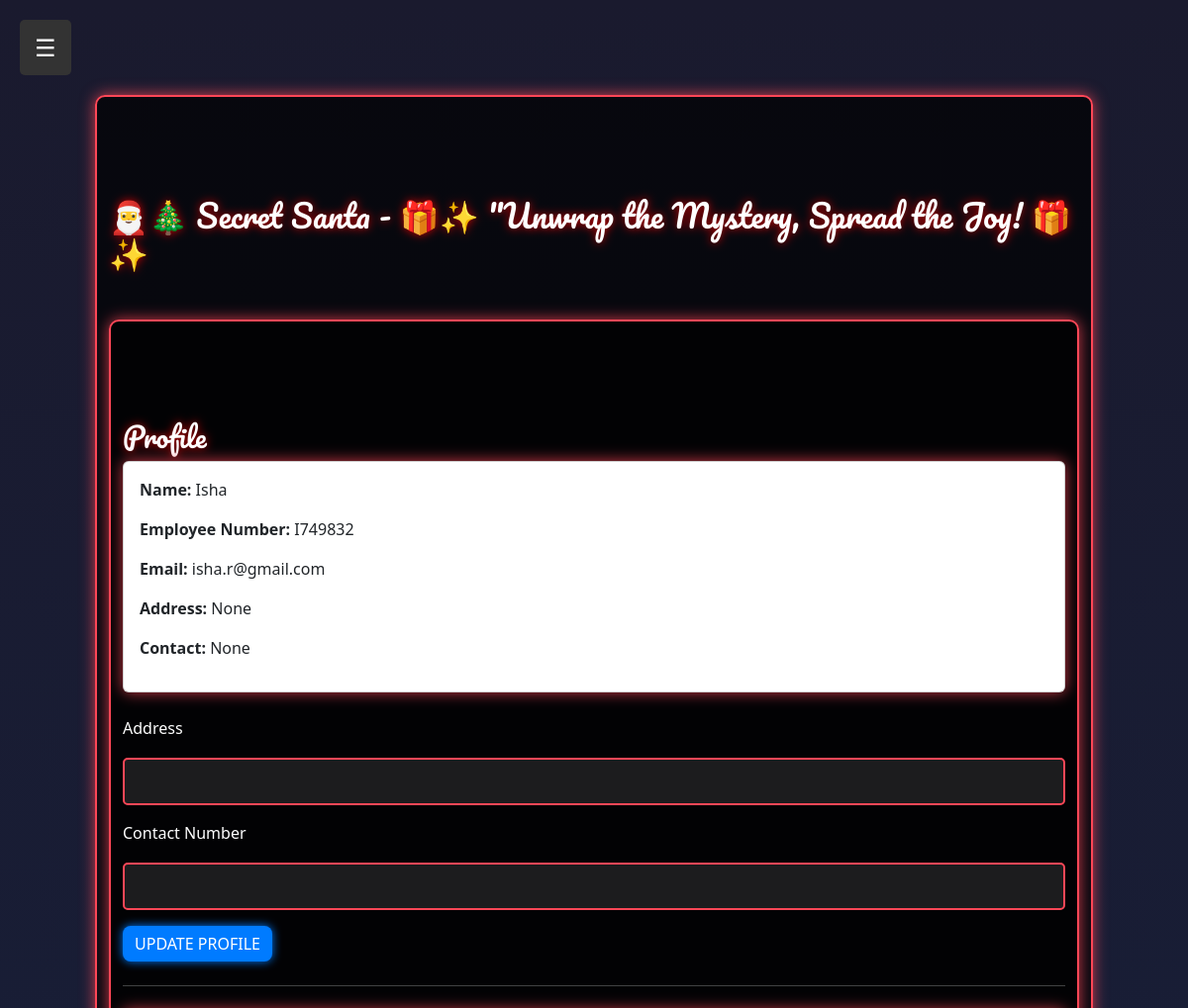
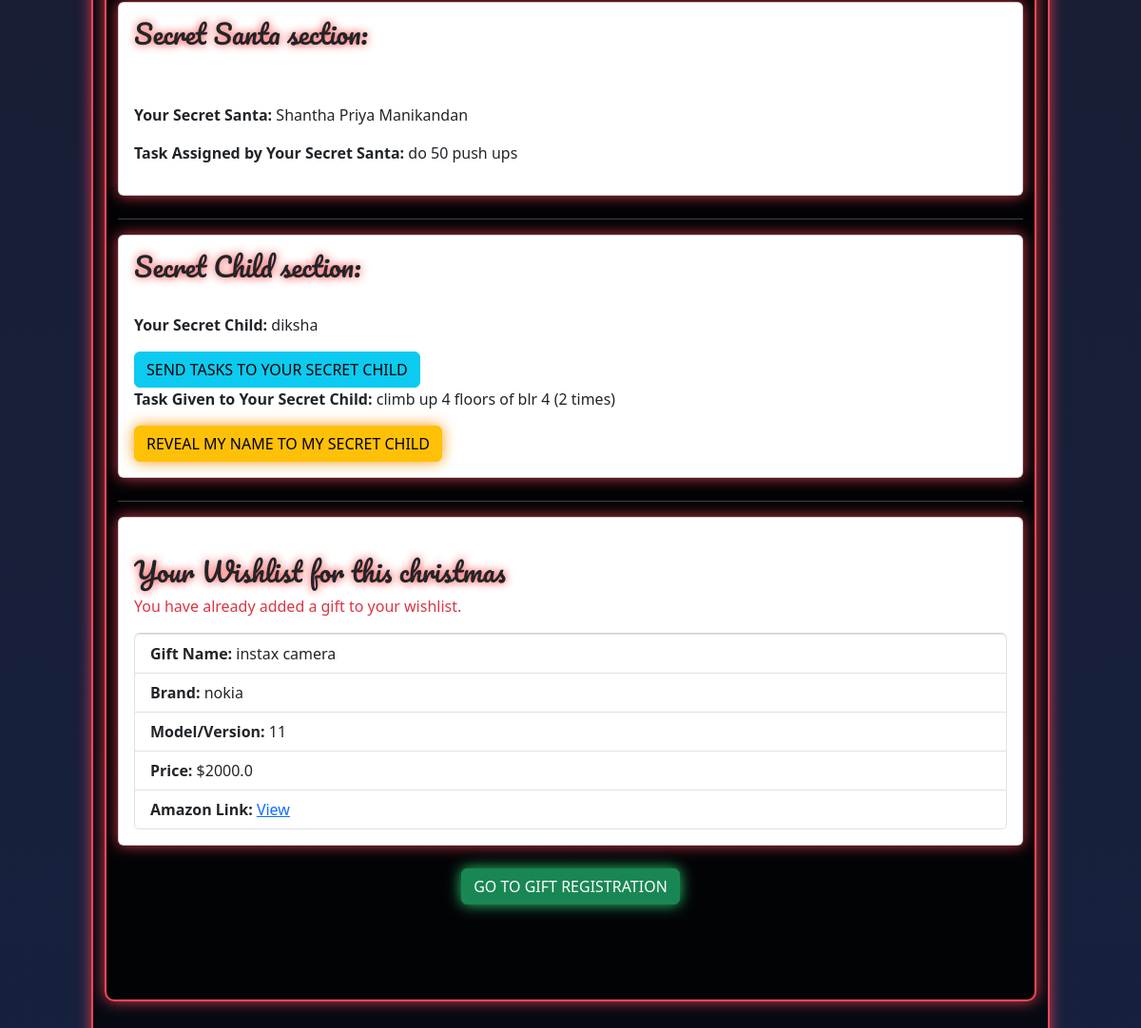
The app's page /profile/ (signed in) with its own data (2 pictures, top to bottom).
### models.py (models this page shows, shortened)
class User(db.Model, UserMixin):
    id = db.Column(db.Integer, primary_key=True)
    name = db.Column(db.String(100), nullable=False)
    employee_number = db.Column(db.String(50), unique=True, nullable=False)
    email = db.Column(db.String(150), unique=True, nullable=False)
    password_hash = db.Column(db.String(255), nullable=False)
    address = db.Column(db.String(255), nullable=True)
    contact = db.Column(db.String(50), nullable=True)
    wishlist_items = db.relationship("Wishlist", back_populates="user", cascade="all, delete-orphan")
    santa_gifts = db.relationship("GiftLock", foreign_keys="GiftLock.santa_id", back_populates="santa", cascade="all, delete-orphan")
    child_gifts = db.relationship("GiftLock", foreign_keys="GiftLock.child_id", back_populates="child", cascade="all, delete-orphan")

class Task(db.Model):
    id = db.Column(db.Integer, primary_key=True)
    santa_id = db.Column(db.Integer, db.ForeignKey("user.id"), nullable=False)
    child_id = db.Column(db.Integer, db.ForeignKey("user.id"), nullable=False)
    task = db.Column(db.String(500), nullable=False)
    completed = db.Column(db.Boolean, default=False)
    santa = db.relationship("User", foreign_keys=[santa_id], backref="tasks_given")
    child = db.relationship("User", foreign_keys=[child_id], backref="tasks_received")

class Wishlist(db.Model):
    id = db.Column(db.Integer, primary_key=True)
    user_id = db.Column(db.Integer, db.ForeignKey("user.id"), nullable=False)
    gift_name = db.Column(db.String(200), nullable=False)
    brand = db.Column(db.String(100), nullable=True)
    model_version = db.Column(db.String(100), nullable=True)
    price = db.Column(db.Float, nullable=True)
    amazon_link = db.Column(db.String(300), nullable=True)
    user = db.relationship("User", back_populates="wishlist_items")
    gift_locks = db.relationship("GiftLock", back_populates="gift", cascade="all, delete-orphan")

### routes/profile.py (the view, shortened to what this page needs)
@profile_bp.route("/", methods=["GET", "POST"])
@login_required
def profile():
    profile_form = ProfileForm()
    wishlist_form = WishlistForm()
    wishlist_gift = Wishlist.query.filter_by(user_id=current_user.id).first()
    gift_lock = GiftLock.query.filter_by(santa_id=current_user.id).first()
    secret_child_name = None
    task_given_to_child = None
    secret_santa = None
    task_received_from_santa = None
    if gift_lock:
        secret_child = User.query.get(gift_lock.child_id)
        secret_child_name = secret_child.name if secret_child else None
        task_given_to_child = Task.query.filter_by(santa_id=current_user.id, child_id=gift_lock.child_id).first()
    received_gift = GiftLock.query.filter_by(child_id=current_user.id).first()
    if received_gift and received_gift.revealed:
        secret_santa = User.query.get(received_gift.santa_id)  # Fetch Secret Santa object
        task_received_from_santa = Task.query.filter_by(santa_id=received_gift.santa_id, child_id=current_user.id).first()
    if request.method == "GET":
        profile_form.address.data = current_user.address
        profile_form.contact.data = current_user.contact
    return render_template("profile.html",
    user=current_user,
    profile_form=profile_form,
    wishlist_form=wishlist_form,
    wishlist_gift=wishlist_gift,
    secret_child_name=secret_child_name,
    task_given_to_child=task_given_to_child,
    gift_lock=gift_lock,
    secret_santa=secret_santa,
    task_received_from_santa=task_received_from_santa)

### routes/forms.py
class ProfileForm(FlaskForm):
    address = StringField("Address", validators=[DataRequired()])
    contact = StringField("Contact Number", validators=[DataRequired()])
    submit = SubmitField("Update Profile")

class WishlistForm(FlaskForm):
    gift_name = StringField("Gift Name", validators=[DataRequired()])
    brand = StringField("Brand", validators=[Optional()])
    model_version = StringField("Model/Version", validators=[Optional()])
    price = DecimalField("Price (in USD)", validators=[Optional()], widget=NumberInput())
    amazon_link = URLField("Amazon Link", validators=[Optional()])
    submit = SubmitField("Add to Wishlist")

### app.py (called while the page is built)
def create_app():
    app = Flask(__name__)
    app.config.from_object(Config)
    app.config['SQLALCHEMY_TRACK_MODIFICATIONS'] = False
    db.init_app(app)
    bcrypt.init_app(app)
    login_manager.init_app(app)
    login_manager.login_view = "auth.login"
    Migrate(app, db)
    app.register_blueprint(auth_bp, url_prefix="/auth")
    app.register_blueprint(profile_bp, url_prefix="/profile")  # ✅ Register profile blueprint
    app.register_blueprint(gifts_bp, url_prefix='/gifts')
    @login_manager.user_loader
    def load_user(user_id):
        return User.query.get(int(user_id))
    return app

### templates/profile.html (shortened to what this page needs)
{% extends "base.html" %}
{% block content %}
<h2>🎅🎄 Secret Santa - 🎁✨ "Unwrap the Mystery, Spread the Joy! 🎁✨</h2>
<div class="container mt-5">
    <h3> Profile </h3>
    <div class="card p-3 mb-4">
        <p><strong>Name:</strong> {{ user.name }}</p>
        <p><strong>Employee Number:</strong> {{ user.employee_number }}</p>
        <p><strong>Email:</strong> {{ user.email }}</p>
        <p><strong>Address:</strong> {{ user.address }}</p>
        <p><strong>Contact:</strong> {{ user.contact }}</p>
    </div>
    <form method="POST" action="{{ url_for('profile_bp.profile') }}">
        <div class="mb-3">
            {{ profile_form.address.label(class="form-label") }}
            {{ profile_form.address(class="form-control") }}
        </div>
        <div class="mb-3">
            {{ profile_form.contact.label(class="form-label") }}
            {{ profile_form.contact(class="form-control") }}
        </div>
        <button name="submit" type="submit" class="btn btn-primary">Update Profile</button>
    </form>
    <hr class="my-4">
    <div class="card p-3 mb-4">
    <h3>Secret Santa section:</h3>
    <br>
    {% if secret_santa %}
    <div class="mt-4">
        <p><strong>Your Secret Santa:</strong> {{ secret_santa.name }}</p>
        {% if task_received_from_santa %}
            <p><strong>Task Assigned by Your Secret Santa:</strong> {{ task_received_from_santa.task }}</p>
        {% else %}
            <p class="text-warning">Your Secret Santa has not assigned a task yet.</p>
        {% endif %}
    </div>
    {% else %}
    <p class="text-warning">Your Secret Santa has not revealed their identity yet.</p>
    {% endif %}
    </div>
    <hr>
    <div class="card p-3 mb-4">
    <h3>Secret Child section:</h3>
    <br>
    {% if secret_child_name %}
        <p><strong>Your Secret Child:</strong> {{ secret_child_name }}</p>
        <form method="POST" action="{{ url_for('profile_bp.send_task_to_secret_child') }}">
            <button type="submit" class="btn btn-info">Send Tasks to Your Secret Child</button>
        </form>
        {% if task_given_to_child %}
            <p><strong>Task Given to Your Secret Child:</strong> {{ task_given_to_child.task }}</p>
        {% endif %}
        <form method="POST" action="{{ url_for('profile_bp.reveal_secret_santa') }}">
            <button type="submit" class="btn btn-warning">Reveal My Name to My Secret Child</button>
        </form>
    {% else %}
        <p class="text-danger">You have not locked a gift yet. Go to the Gift Registration page to lock a gift.</p>
    {% endif %}
    </div>
    <hr>
    <div class="card p-3 mb-4">
    <h3 class="mt-4">Your Wishlist for this christmas </h3>
    {% if wishlist_gift %}
        <p class="text-danger">You have already added a gift to your wishlist.</p>
        <ul class="list-group">
            <li class="list-group-item"><strong>Gift Name:</strong> {{ wishlist_gift.gift_name }}</li>
            {% if wishlist_gift.brand %}
                <li class="list-group-item"><strong>Brand:</strong> {{ wishlist_gift.brand }}</li>
            {% endif %}
            {% if wishlist_gift.model_version %}
                <li class="list-group-item"><strong>Model/Version:</strong> {{ wishlist_gift.model_version }}</li>
            {% endif %}
            {% if wishlist_gift.price %}
                <li class="list-group-item"><strong>Price:</strong> ${{ wishlist_gift.price }}</li>
            {% endif %}
            {% if wishlist_gift.amazon_link %}
                <li class="list-group-item"><strong>Amazon Link:</strong>
                    <a href="{{ wishlist_gift.amazon_link }}" target="_blank">View</a>
                </li>
            {% endif %}
        </ul>
    {% endif %}
    </div>
    <div class="mt-4 text-center">
        <a href="{{ url_for('gifts.view_gift_pool') }}" class="btn btn-success">Go to Gift Registration</a>
    </div>
</div>
{% endblock %}

### templates/base.html (shortened to what this page needs)
<!DOCTYPE html>
<html lang="en">
<head>
    <link rel="stylesheet" type="text/css" href="{{ url_for('static', filename='style.css') }}">
    <link rel="stylesheet" href="https://cdn.jsdelivr.net/npm/bootstrap@5.3.0/dist/css/bootstrap.min.css">
</head>
<body>
    <button class="open-sidebar-btn" onclick="openSidebar()">☰</button>
    <div id="content" class="content">
        <div class="container">
            {% block content %}{% endblock %}
        </div>
    </div>
</body>
</html>

### static/style.css (style rules this page uses)
body { background: linear-gradient(to bottom, #1a1a2e, #16213e); color: white; font-family: 'Poppins', sans-serif; text-align: center; overflow-x: hidden; padding: 8%; }
body::before { content: ""; position: fixed; top: 0; left: 0; width: 100%; height: 100%; background: url('https://cdn.pixabay.com/photo/2017/12/09/18/24/snow-3005933_1280.png') repeat; opacity: 0.1; z-index: -1; }
h2, h3 { font-family: 'Pacifico', cursive; text-shadow: 0px 0px 10px rgba(255, 0, 0, 0.8); }
.btn { padding: 10px 20px; font-size: 18px; font-weight: bold; text-transform: uppercase; border: none; border-radius: 5px; cursor: pointer; transition: 0.3s; }
.btn-primary { background: #ff4757; color: white; box-shadow: 0px 0px 15px #ff4757; }
.btn-success { background: #2ecc71; color: white; box-shadow: 0px 0px 15px #2ecc71; }
.btn-warning { background: #f39c12; color: white; box-shadow: 0px 0px 15px #f39c12; }
.card,.container { background: rgba(0, 0, 0, 0.7); color: white; border: 2px solid #ff4757; box-shadow: 0px 0px 15px rgba(255, 71, 87, 0.8); padding: 100px; border-radius: 10px; }
input[type="text"], input[type="email"], input[type="password"], input[type="number"], input[type="url"], textarea { width: 100%; padding: 10px; margin: 10px 0; border-radius: 5px; border: 2px solid #ff4757; background: rgba(255, 255, 255, 0.1); color: white; font-size: 16px; }
.btn.btn-primary { background-color: #007bff; border: none; color: white; border-radius: 8px; cursor: pointer; transition: 0.3s ease-in-out; box-shadow: 0 0 10px #007bff; }

### templates/base.html (style rules this page uses)
.open-sidebar-btn { font-size: 24px; cursor: pointer; color: white; background-color: #333; padding: 10px 15px; border: none; position: fixed; top: 20px; left: 20px; z-index: 1001; border-radius: 5px; }
.content { transition: margin-left 0.3s; }

### records on screen
User: name "Isha", employee_number "I749832", email "isha.r@gmail.com", address "None", contact "None"
User: name "Shantha Priya Manikandan"
Task: task "do 50 push ups"
User: name "diksha"
Task: task "climb up 4 floors of blr 4 (2 times)"
Wishlist: gift_name "instax camera", brand "nokia", model_version "11", price "2000.0"

### other values on screen
{{ profile_form.address.label(class="form-label") }} "Address"
{{ profile_form.contact.label(class="form-label") }} "Contact Number"
